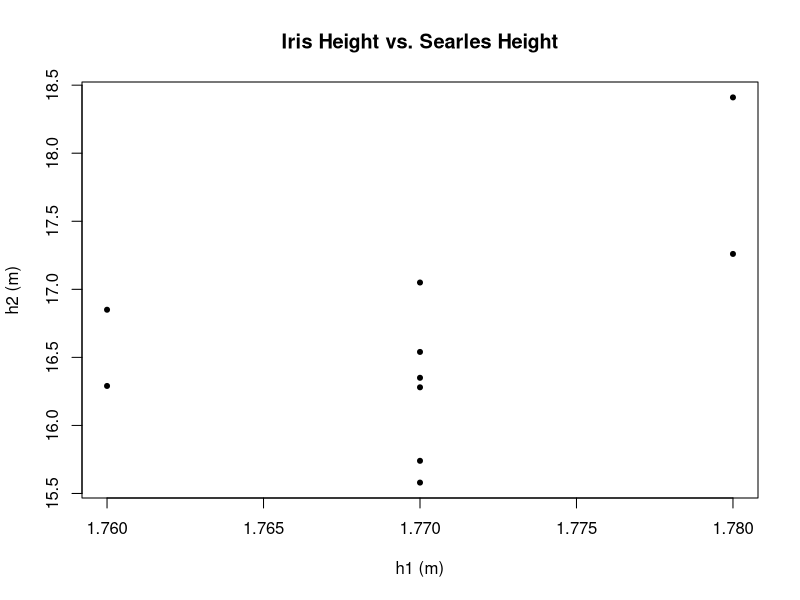
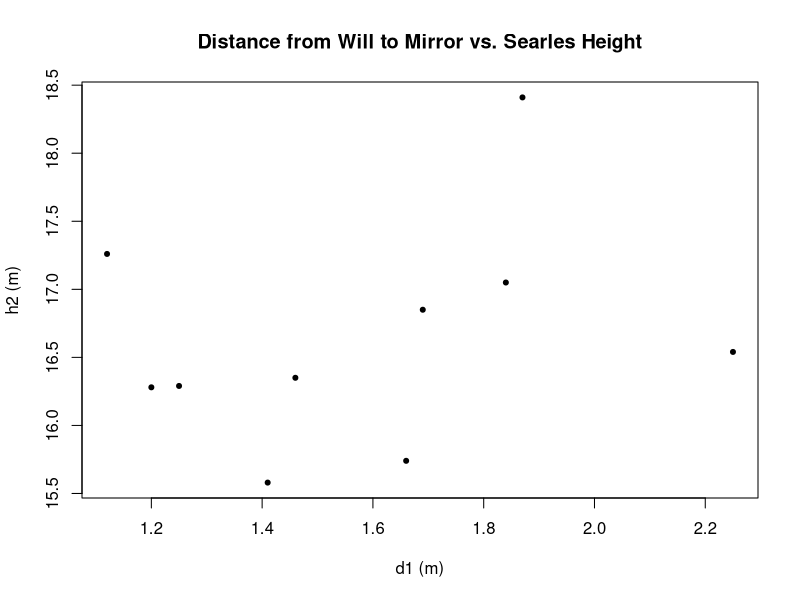
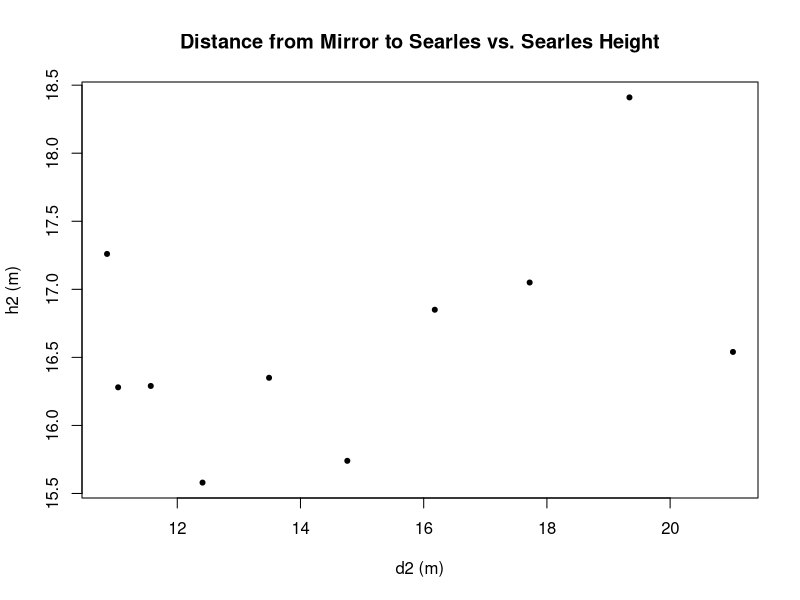

Source code (R) for these figures, in order:
# Statistics Group Project 1
# 3/10/17

measurements = read.table("measurements.txt",header=TRUE,sep=",")

h1 = measurements$H1
h2 = measurements$H2
d1 = measurements$D1
d2 = measurements$D2

pdf('h1_h2.pdf')
plot(h1,h2,xlab="h1 (m)",
	   ylab="h2 (m)",
	   main="Iris Height vs. Searles Height",
	   pch=20
)
dev.off()

pdf('d1_h2.pdf')
plot(d1,h2,
	xlab="d1 (m)",
	ylab="h2 (m)",
	main="Distance from Will to Mirror vs. Searles Height",
	pch=20
)
dev.off()

pdf('d2_h2.pdf')
plot(d2,h2,
	xlab="d2 (m)",
	ylab="h2 (m)",
	main="Distance from Mirror to Searles vs. Searles Height",
	pch=20
)
dev.off()
